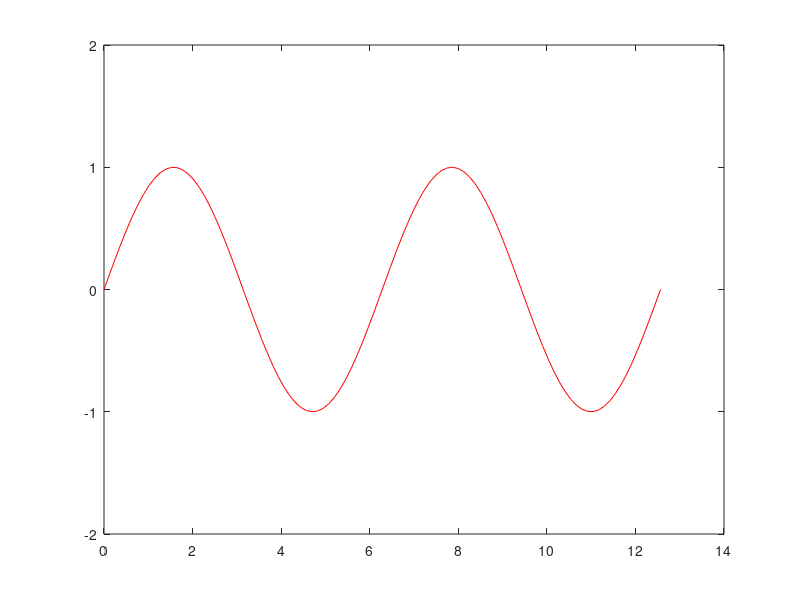

Write MATLAB code to recreate this figure. (Note: this script raises an error after producing the figure.)
% 13. Plotting Exercises

clear % Clear all variables
clc   % Clear command window

% Exercise 13.1
x = linspace(0, 4 * pi);
y = sin(x);

clf
plot(x, y, 'r')
ylim([-2, 2])
xlabel('$x$', FontSize=16, Interpreter='latex')
ylabel('$y$', FontSize=16, Interpreter='latex')

exportgraphics(gca, '../_images/13_Line_plots_ex1.png','Resolution',300)

% -------------------------------------------------------------------------
% Exercise 13.2
t = linspace(-4, 4, 100);
s = 2 * t .^ 3 + 3 * t .^ 2 - 8 * t + 6;

clf
plot(t, s, 'g-')
ylim([-50, 50])
xlabel('$t$', FontSize=16, Interpreter='latex')
ylabel('$s$', FontSize=16, Interpreter='latex')

exportgraphics(gca, '../_images/13_Line_plots_ex2.png','Resolution',300)

% -------------------------------------------------------------------------
% Exercise 13.3
x = linspace(-2 * pi, 2 * pi, 100);
y1 = sin(x);
y2 = cos(x);

clf
hold on
plot(x, y1, 'r-')
plot(x, y2, 'b--')
hold off
ylim([-2, 2])
xlabel('$x$', FontSize=16, Interpreter='latex')
ylabel('$y$', FontSize=16, Interpreter='latex')
legend('$y = \sin(x)$', '$y = \cos(x)$', FontSize=14, Interpreter='latex', Location='northwest')

exportgraphics(gca, '../_images/13_Multiline_plots_ex1.png','Resolution',300)

% -------------------------------------------------------------------------
% Exercise 13.4
cx = 5;
cy = 5;
radius = [1, 2, 3, 4];
theta = linspace(0, 2 * pi, 100);

clf
for r = radius
    x = cx + r * cos(theta);
    y = cy + r * sin(theta);

    plot(x, y, 'b-')
    hold on
end
hold off
xlabel('$x$', FontSize=16, Interpreter='latex')
ylabel('$y$', FontSize=16, Interpreter='latex')
axis equal padded

exportgraphics(gca, '../_images/13_Multiline_plots_ex2.png','Resolution',300)

% -------------------------------------------------------------------------
% Exercise 13.5
x = [ 0.1734, 0.3909, 0.8314, 0.8034, 0.0605, 0.3993, 0.5269, 0.4168, 0.6569, 0.6280 ];
y = [ 0.0717, 0.1665, 0.7881, 0.5486, 0.0702, 0.2382, 0.3031, 0.2341, 0.4335, 0.4265 ];

scatter(x, y, 'rdiamond')
xlabel('$x$', FontSize=16, Interpreter='latex')
ylabel('$y$', FontSize=16, Interpreter='latex')

exportgraphics(gca, '../_images/13_Scatter_plots_ex1.png','Resolution',300)

% -------------------------------------------------------------------------
% Exercise 13.6
A = ones(length(x), 2);
A(:,1) = x';
fit = A \ y';

hold on
plot([0, 1], [fit(2), fit(1) + fit(2)], 'k')
hold off

exportgraphics(gca, '../_images/13_Scatter_plots_ex2.png','Resolution',300)

% -------------------------------------------------------------------------
% Exercise 13.7
x = linspace(0, 1, 30);
y = linspace(0, 1, 30);
[X, Y] = meshgrid(x, y);
Z = exp(-20 * ((X - 0.5) .^ 2 + (Y - 0.5) .^2));

surf(X, Y, Z)
xlabel('$x$', 'FontSize', 16, 'Interpreter','latex');
ylabel('$y$', 'FontSize', 16, 'Interpreter','latex');
title('$f(x,y) = e^{-20((x - 0.5)^2 + (y - 0.5)^2)}$', FontSize=20, Interpreter='latex')
colormap(autumn)

exportgraphics(gca, '../_images/13_Surface_plot_ex1.png','Resolution',300)

% -------------------------------------------------------------------------
% Exercise 13.8
x = linspace(-2, 3, 50);
y = linspace(-2, 3, 50);
[X, Y] = meshgrid(x, y);
Z1 = exp(-X .^ 2 - Y .^ 2);
Z2 = exp(-(X - 1) .^ 2 - (Y - 1) .^ 2);
Z = (Z1 - Z2) .^ 2;

clf
contour(X, Y, Z)
colormap(jet)
xlabel('$x$', 'FontSize', 16, 'Interpreter','latex');
ylabel('$y$', 'FontSize', 16, 'Interpreter','latex');
title('$z = (\exp(-x^2 - y^2) - \exp(-(x - 1)^2 - (y - 1)^2))^2$', FontSize=20, Interpreter='latex')

exportgraphics(gca, '../_images/13_Contour_plot_ex1.png','Resolution',300)

% -------------------------------------------------------------------------
% Exercise 13.9
img = zeros(21);
for i = 1 : 21
    for j = 1 : 21
        img(i, j) = (i - 11) ^ 2 + (j - 11) ^ 2;
    end
end

image(img)
axis equal tight
colormap(jet)

exportgraphics(gca, '../_images/13_Image_plot_ex1.png','Resolution',300)

% -------------------------------------------------------------------------
% Exercise 13.10
img = imread('Dalton_building.jpg');

% Determine the size of the image in pixels
[height, width, colours] = size(img);
fprintf('\nwidth       : %i\n', width)
fprintf('height      : %i\n', height)
fprintf('no. colours : %i\n', colours)

% Plot the image
image(img)
axis equal tight

exportgraphics(gca, '../_images/13_Image_plot_ex2.png','Resolution',300)

% -------------------------------------------------------------------------
% Exercise 13.11
img2 = img;

for k = 1 : 3
    img2(:,:,k) = 0.229 * img2(:,:,1) + 0.587 * img2(:,:,2) + 0.114 * img2(:,:,3);
end

image(img2)
axis equal tight

exportgraphics(gca, '../_images/13_Image_plot_ex3.png','Resolution',300)


